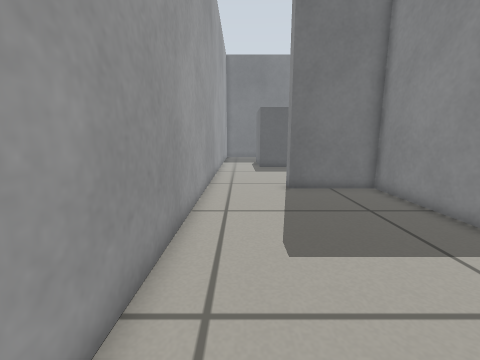
View 1 (above)

20 first-person views from a walk through a robot-simulator world made for Gazebo. The camera is 0.5 m above the floor, tilts 10° down and sees 90° across. The floor is counted in squares, 0.2 m on a side. Each view is taken from the middle of a square. On the plan, view 1 faces up. The plan holds only what a view shows up to about 17 squares ahead; the rest is blank.

View 2
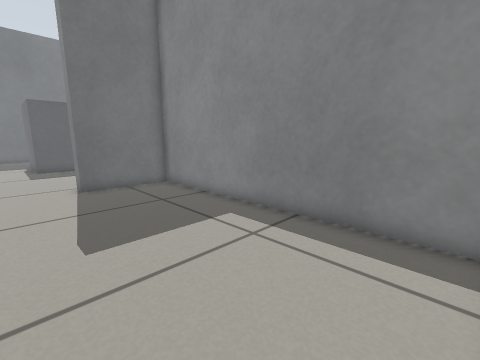

View 3
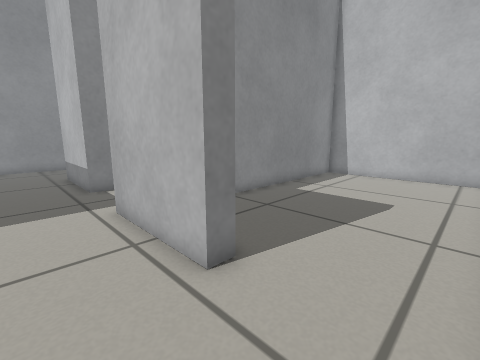

View 4
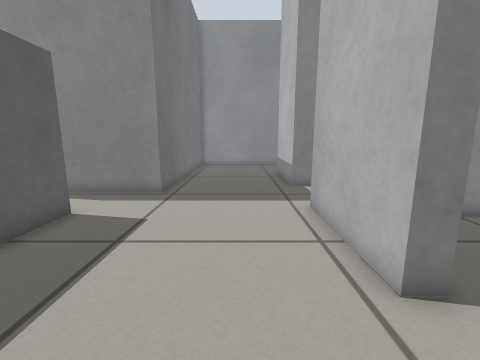

View 5
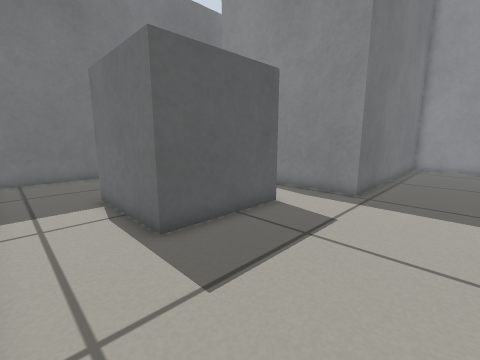

View 6
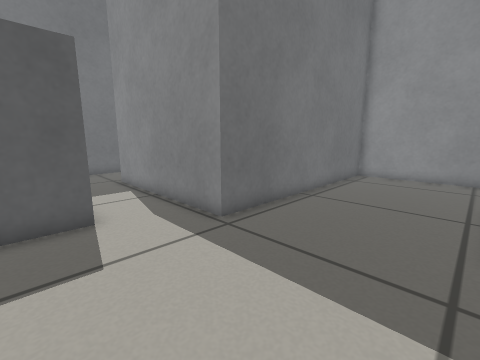

View 7
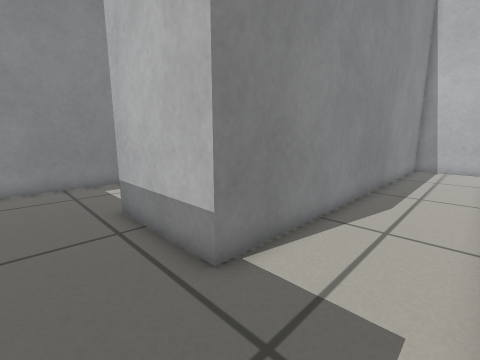

View 8
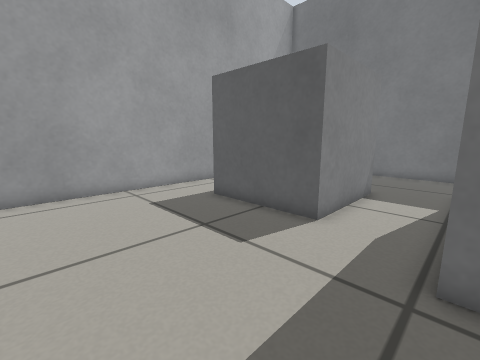

View 9
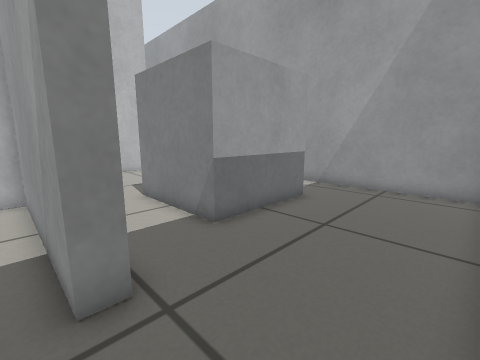

View 10
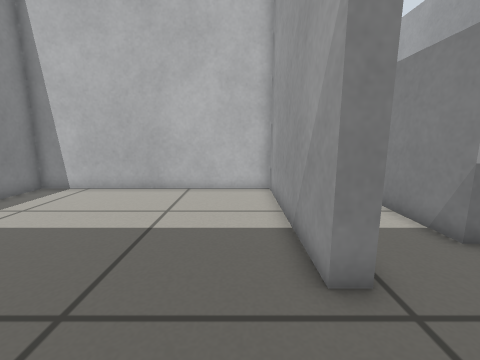

View 11
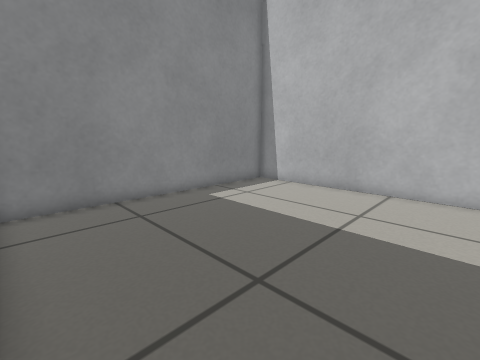

View 12
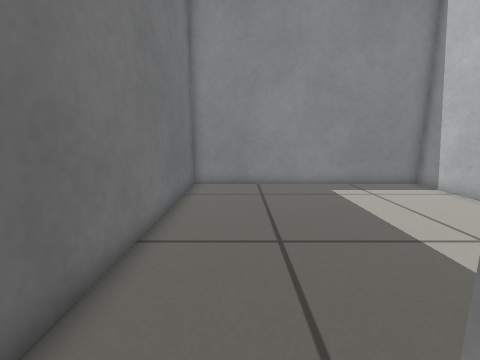

View 13
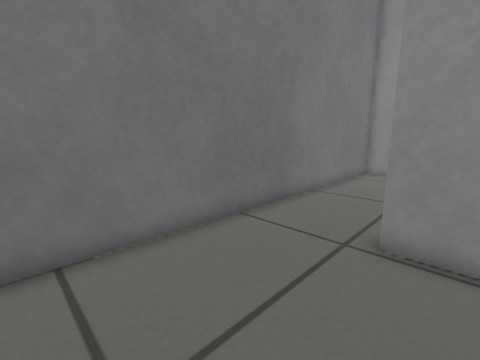

View 14
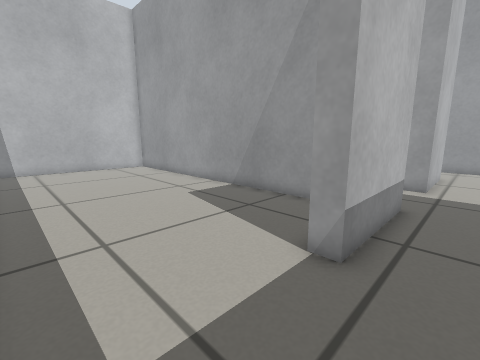

View 15
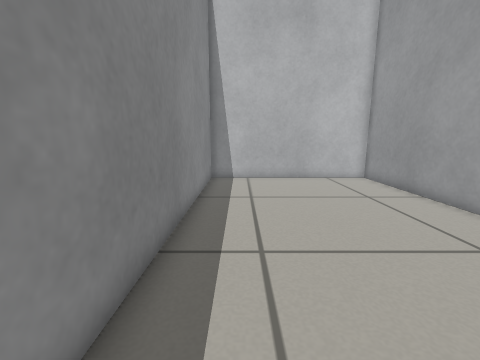

View 16
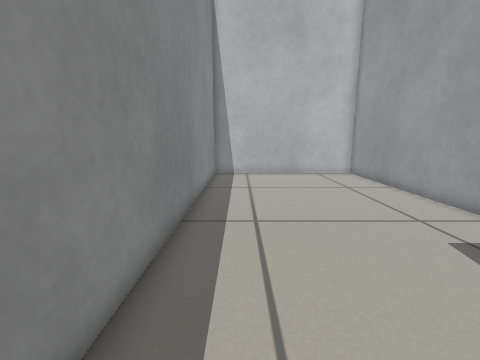

View 17
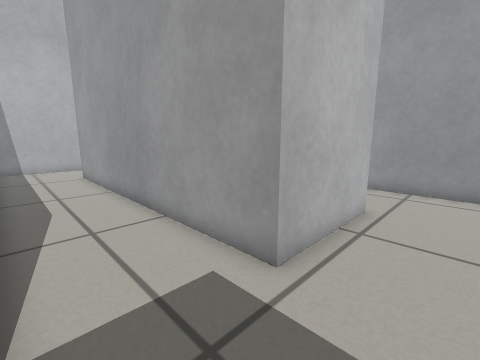

View 18
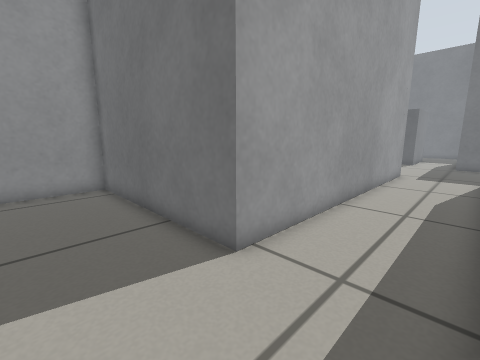

View 19
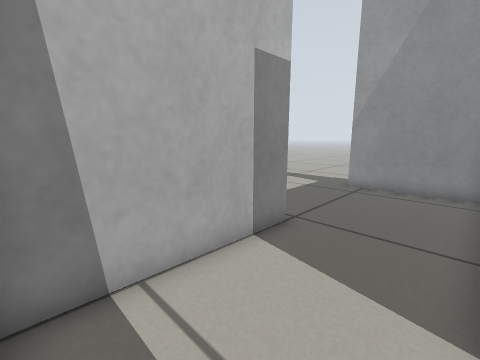

View 20
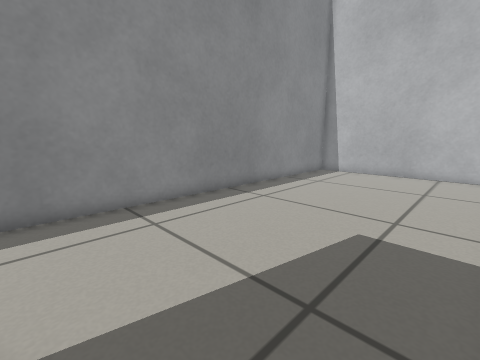

### Floor plan
Key: @ floor where view 1 was taken; # wall or solid block; . floor; B grey box.
Columns run from 3 left of view 1 to 22 right of it. Each row starts with its distance up from view 1.
 32  #########################
 31  #.......................#
 30  #.......................#
 29  #.......................#
 28  #.......................#
 27  #...........#...........#
 26  #...........#...........#
 25  #...BBBBBB..#...........#
 24  #...B    B..#...........#
 23  #...B    B..#...........#
 22  #...B    B..#...........#
 21  #...BBBBBB..#...........#
 20  #...........#...........#
 19  #...........#############
 18  #.......................#
 17  #.......................#
 16  #.......................#
 15  #.......................#
 14  #.......................#
 13  #.......................#
 12  #....#####....#####.....#
 11  #........#....#. .......#
 10  #........#....#.........#
  9  #........#....#.........#
  8  #........#....#.........#
  7  #........#....#.........#
  6  #........#....#.........#
  5  #........#....#.........#
  4  #........#....#.........#
  3  #........#....#.........#
  2  #........#....#.........#
  1   ........#....#.........#
  0   .@......#....#.........#
 -1   ........#....#.........#
 -2  ##########....#.........#
 -3  #.............#.........#
 -4  #.............#.........#
 -5  #.............#.........#
 -6  #.............#.........#
 -7  #......##################
 -8 ........
 -9 ......

Where each view was taken, in squares from view 1:
view 1: 0 up, 0 right, facing up
view 2: 1 down, 0 right, facing up-right
view 3: 15 up, 1 left, facing down-right
view 4: 15 up, 1 left, facing right
view 5: 15 up, 1 left, facing up-right
view 6: 13 up, 5 right, facing up-right
view 7: 15 up, 8 right, facing down-right
view 8: 14 up, 10 right, facing up-left
view 9: 31 up, 11 right, facing down-left
view 10: 31 up, 12 right, facing down
view 11: 31 up, 12 right, facing down-right
view 12: 29 up, 9 right, facing right
view 13: 26 up, 4 right, facing up-right
view 14: 14 up, 21 right, facing down-left
view 15: 8 up, 20 right, facing down
view 16: 10 up, 20 right, facing down
view 17: 15 up, 11 right, facing down-left
view 18: 6 down, 11 right, facing up-left
view 19: 3 down, 11 right, facing down-left
view 20: 11 up, 13 right, facing down-right
